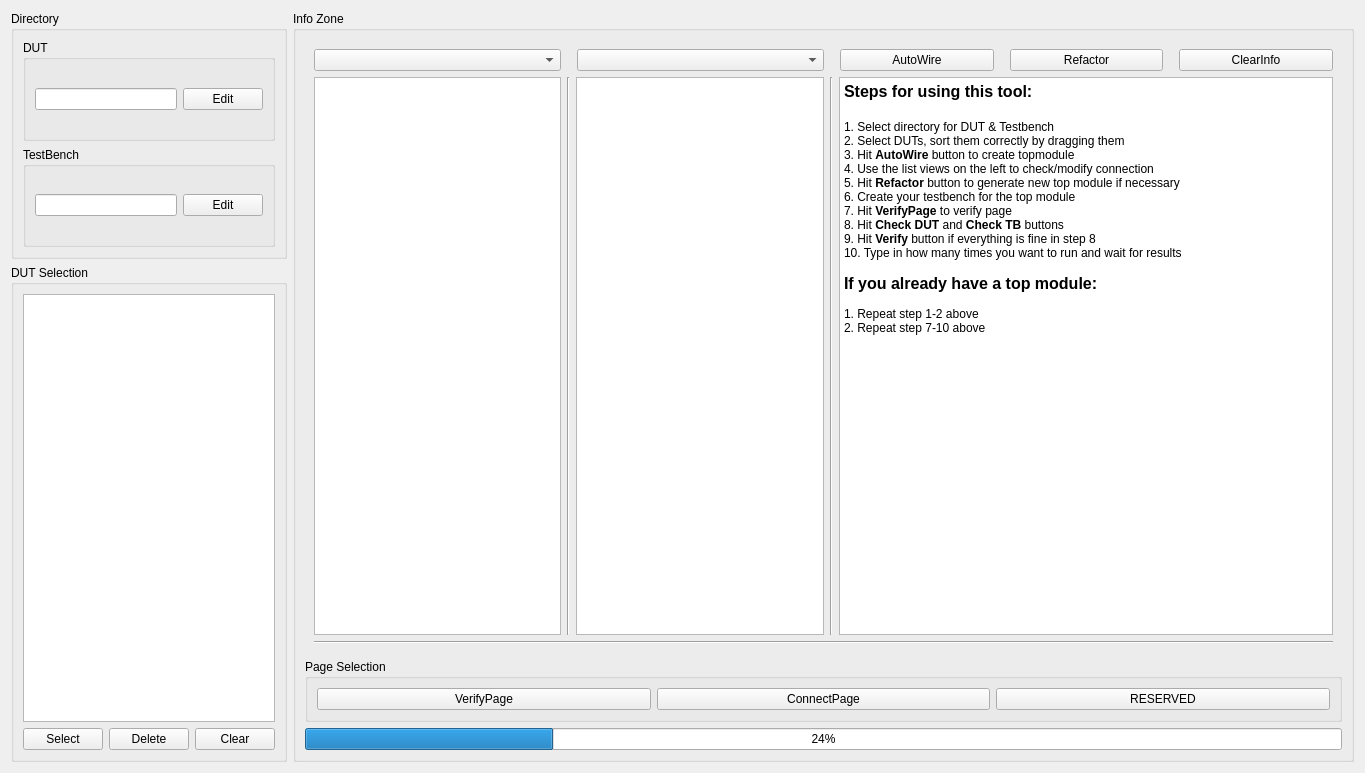
<?xml version="1.0" encoding="UTF-8"?>
<ui version="4.0">
 <class>CocotbSuite</class>
 <widget class="QWidget" name="CocotbSuite">
  <property name="geometry">
   <rect>
    <x>0</x>
    <y>0</y>
    <width>1365</width>
    <height>773</height>
   </rect>
  </property>
  <property name="windowTitle">
   <string>CocotbSuite</string>
  </property>
  <layout class="QGridLayout" name="gridLayout">
   <item row="0" column="0">
    <layout class="QHBoxLayout" name="horizontalLayout_1" stretch="2,19">
     <item>
      <layout class="QVBoxLayout" name="verticalLayout_2" stretch="1,2">
       <item>
        <widget class="QGroupBox" name="groupBox">
         <property name="title">
          <string>Directory</string>
         </property>
         <layout class="QVBoxLayout" name="verticalLayout_3">
          <item>
           <layout class="QHBoxLayout" name="horizontalLayout_11">
            <item>
             <widget class="QGroupBox" name="groupBox_5">
              <property name="title">
               <string>DUT</string>
              </property>
              <layout class="QHBoxLayout" name="horizontalLayout_12">
               <item>
                <widget class="QLineEdit" name="dir_dut"/>
               </item>
               <item>
                <widget class="QPushButton" name="edit_dut">
                 <property name="text">
                  <string>Edit</string>
                 </property>
                </widget>
               </item>
              </layout>
             </widget>
            </item>
           </layout>
          </item>
          <item>
           <layout class="QHBoxLayout" name="horizontalLayout_9">
            <item>
             <widget class="QGroupBox" name="groupBox_6">
              <property name="title">
               <string>TestBench</string>
              </property>
              <layout class="QHBoxLayout" name="horizontalLayout_13" stretch="0,0">
               <item>
                <widget class="QLineEdit" name="dir_tb"/>
               </item>
               <item>
                <widget class="QPushButton" name="edit_tb">
                 <property name="text">
                  <string>Edit</string>
                 </property>
                </widget>
               </item>
              </layout>
             </widget>
            </item>
           </layout>
          </item>
         </layout>
        </widget>
       </item>
       <item>
        <widget class="QGroupBox" name="groupBox_3">
         <property name="title">
          <string>DUT Selection</string>
         </property>
         <layout class="QVBoxLayout" name="verticalLayout_5">
          <item>
           <layout class="QVBoxLayout" name="verticalLayout_6">
            <item>
             <widget class="QListWidget" name="dut_list">
              <property name="dragEnabled">
               <bool>true</bool>
              </property>
              <property name="dragDropMode">
               <enum>QAbstractItemView::InternalMove</enum>
              </property>
              <property name="defaultDropAction">
               <enum>Qt::MoveAction</enum>
              </property>
              <property name="movement">
               <enum>QListView::Snap</enum>
              </property>
             </widget>
            </item>
           </layout>
          </item>
          <item>
           <layout class="QHBoxLayout" name="horizontalLayout_10">
            <property name="spacing">
             <number>6</number>
            </property>
            <item>
             <widget class="QPushButton" name="sel_dut">
              <property name="text">
               <string>Select</string>
              </property>
             </widget>
            </item>
            <item>
             <widget class="QPushButton" name="del_dut">
              <property name="text">
               <string>Delete</string>
              </property>
             </widget>
            </item>
            <item>
             <widget class="QPushButton" name="clr_dut">
              <property name="text">
               <string>Clear</string>
              </property>
             </widget>
            </item>
           </layout>
          </item>
         </layout>
        </widget>
       </item>
      </layout>
     </item>
     <item>
      <widget class="QGroupBox" name="groupBox_4">
       <property name="title">
        <string>Info Zone</string>
       </property>
       <layout class="QHBoxLayout" name="horizontalLayout_4">
        <item>
         <layout class="QVBoxLayout" name="verticalLayout_4">
          <item>
           <widget class="QStackedWidget" name="stackedWidget">
            <property name="currentIndex">
             <number>1</number>
            </property>
            <widget class="QWidget" name="Info">
             <layout class="QHBoxLayout" name="horizontalLayout_14">
              <item>
               <widget class="QTextEdit" name="verify_text">
                <property name="autoFillBackground">
                 <bool>true</bool>
                </property>
               </widget>
              </item>
              <item>
               <widget class="Line" name="line_4">
                <property name="orientation">
                 <enum>Qt::Vertical</enum>
                </property>
               </widget>
              </item>
              <item>
               <layout class="QGridLayout" name="gridLayout_2" rowstretch="0" columnstretch="0">
                <property name="topMargin">
                 <number>0</number>
                </property>
                <property name="bottomMargin">
                 <number>0</number>
                </property>
                <item row="0" column="0">
                 <widget class="QGroupBox" name="groupBox_2">
                  <property name="title">
                   <string>Functions</string>
                  </property>
                  <layout class="QVBoxLayout" name="verticalLayout">
                   <item>
                    <widget class="QPushButton" name="verify_btn">
                     <property name="text">
                      <string>Verify</string>
                     </property>
                    </widget>
                   </item>
                   <item>
                    <widget class="QPushButton" name="checkdut_btn">
                     <property name="text">
                      <string>Check DUT</string>
                     </property>
                    </widget>
                   </item>
                   <item>
                    <widget class="QPushButton" name="checktb_btn">
                     <property name="text">
                      <string>Check TB</string>
                     </property>
                    </widget>
                   </item>
                   <item>
                    <widget class="QPushButton" name="pushButton_7">
                     <property name="text">
                      <string>RESERVED</string>
                     </property>
                    </widget>
                   </item>
                  </layout>
                 </widget>
                </item>
               </layout>
              </item>
             </layout>
            </widget>
            <widget class="QWidget" name="Connect">
             <layout class="QVBoxLayout" name="verticalLayout_7">
              <item>
               <layout class="QHBoxLayout" name="horizontalLayout_5" stretch="1,1,2">
                <property name="spacing">
                 <number>16</number>
                </property>
                <item>
                 <widget class="QComboBox" name="selectA_dut"/>
                </item>
                <item>
                 <widget class="QComboBox" name="selectB_dut"/>
                </item>
                <item>
                 <layout class="QHBoxLayout" name="horizontalLayout_8">
                  <item>
                   <widget class="QPushButton" name="autowire_btn">
                    <property name="text">
                     <string>AutoWire</string>
                    </property>
                   </widget>
                  </item>
                  <item>
                   <widget class="QPushButton" name="pushButton">
                    <property name="text">
                     <string>Refactor</string>
                    </property>
                   </widget>
                  </item>
                  <item>
                   <widget class="QPushButton" name="clearinfo_btn">
                    <property name="text">
                     <string>ClearInfo</string>
                    </property>
                   </widget>
                  </item>
                 </layout>
                </item>
               </layout>
              </item>
              <item>
               <layout class="QHBoxLayout" name="horizontalLayout_6" stretch="1,0,1,0,2">
                <item>
                 <widget class="QListWidget" name="listWidget"/>
                </item>
                <item>
                 <widget class="Line" name="line">
                  <property name="orientation">
                   <enum>Qt::Vertical</enum>
                  </property>
                 </widget>
                </item>
                <item>
                 <widget class="QListView" name="listView"/>
                </item>
                <item>
                 <widget class="Line" name="line_2">
                  <property name="orientation">
                   <enum>Qt::Vertical</enum>
                  </property>
                 </widget>
                </item>
                <item>
                 <widget class="QTextEdit" name="connect_text">
                  <property name="html">
                   <string>&lt;!DOCTYPE HTML PUBLIC &quot;-//W3C//DTD HTML 4.0//EN&quot; &quot;http://www.w3.org/TR/REC-html40/strict.dtd&quot;&gt;
&lt;html&gt;&lt;head&gt;&lt;meta name=&quot;qrichtext&quot; content=&quot;1&quot; /&gt;&lt;style type=&quot;text/css&quot;&gt;
p, li { white-space: pre-wrap; }
&lt;/style&gt;&lt;/head&gt;&lt;body style=&quot; font-family:'Sans Serif'; font-size:9pt; font-weight:400; font-style:normal;&quot;&gt;
&lt;p style=&quot; margin-top:0px; margin-bottom:0px; margin-left:0px; margin-right:0px; -qt-block-indent:0; text-indent:0px;&quot;&gt;&lt;span style=&quot; font-size:12pt; font-weight:600;&quot;&gt;Steps for using this tool:&lt;/span&gt;&lt;/p&gt;
&lt;p style=&quot;-qt-paragraph-type:empty; margin-top:0px; margin-bottom:0px; margin-left:0px; margin-right:0px; -qt-block-indent:0; text-indent:0px; font-size:12pt; font-weight:600;&quot;&gt;&lt;br /&gt;&lt;/p&gt;
&lt;p style=&quot; margin-top:0px; margin-bottom:0px; margin-left:0px; margin-right:0px; -qt-block-indent:0; text-indent:0px;&quot;&gt;1. Select directory for DUT &amp;amp; Testbench&lt;/p&gt;
&lt;p style=&quot; margin-top:0px; margin-bottom:0px; margin-left:0px; margin-right:0px; -qt-block-indent:0; text-indent:0px;&quot;&gt;2. Select DUTs, sort them correctly by dragging them&lt;/p&gt;
&lt;p style=&quot; margin-top:0px; margin-bottom:0px; margin-left:0px; margin-right:0px; -qt-block-indent:0; text-indent:0px;&quot;&gt;3. Hit &lt;span style=&quot; font-weight:600;&quot;&gt;AutoWire &lt;/span&gt;button to create topmodule&lt;/p&gt;
&lt;p style=&quot; margin-top:0px; margin-bottom:0px; margin-left:0px; margin-right:0px; -qt-block-indent:0; text-indent:0px;&quot;&gt;4. Use the list views on the left to check/modify connection&lt;/p&gt;
&lt;p style=&quot; margin-top:0px; margin-bottom:0px; margin-left:0px; margin-right:0px; -qt-block-indent:0; text-indent:0px;&quot;&gt;5. Hit &lt;span style=&quot; font-weight:600;&quot;&gt;Refactor&lt;/span&gt; button to generate new top module if necessary&lt;/p&gt;
&lt;p style=&quot; margin-top:0px; margin-bottom:0px; margin-left:0px; margin-right:0px; -qt-block-indent:0; text-indent:0px;&quot;&gt;6. Create your testbench for the top module&lt;/p&gt;
&lt;p style=&quot; margin-top:0px; margin-bottom:0px; margin-left:0px; margin-right:0px; -qt-block-indent:0; text-indent:0px;&quot;&gt;7. Hit &lt;span style=&quot; font-weight:600;&quot;&gt;VerifyPage &lt;/span&gt;to verify page&lt;/p&gt;
&lt;p style=&quot; margin-top:0px; margin-bottom:0px; margin-left:0px; margin-right:0px; -qt-block-indent:0; text-indent:0px;&quot;&gt;8. Hit &lt;span style=&quot; font-weight:600;&quot;&gt;Check DUT &lt;/span&gt;and &lt;span style=&quot; font-weight:600;&quot;&gt;Check TB &lt;/span&gt;buttons&lt;/p&gt;
&lt;p style=&quot; margin-top:0px; margin-bottom:0px; margin-left:0px; margin-right:0px; -qt-block-indent:0; text-indent:0px;&quot;&gt;9. Hit &lt;span style=&quot; font-weight:600;&quot;&gt;Verify &lt;/span&gt;button if everything is fine in step 8&lt;/p&gt;
&lt;p style=&quot; margin-top:0px; margin-bottom:0px; margin-left:0px; margin-right:0px; -qt-block-indent:0; text-indent:0px;&quot;&gt;10. Type in how many times you want to run and wait for results&lt;/p&gt;
&lt;p style=&quot;-qt-paragraph-type:empty; margin-top:0px; margin-bottom:0px; margin-left:0px; margin-right:0px; -qt-block-indent:0; text-indent:0px;&quot;&gt;&lt;br /&gt;&lt;/p&gt;
&lt;p style=&quot; margin-top:0px; margin-bottom:0px; margin-left:0px; margin-right:0px; -qt-block-indent:0; text-indent:0px;&quot;&gt;&lt;span style=&quot; font-size:12pt; font-weight:600;&quot;&gt;If you already have a top module:&lt;/span&gt;&lt;/p&gt;
&lt;p style=&quot;-qt-paragraph-type:empty; margin-top:0px; margin-bottom:0px; margin-left:0px; margin-right:0px; -qt-block-indent:0; text-indent:0px;&quot;&gt;&lt;br /&gt;&lt;/p&gt;
&lt;p style=&quot; margin-top:0px; margin-bottom:0px; margin-left:0px; margin-right:0px; -qt-block-indent:0; text-indent:0px;&quot;&gt;1. Repeat step 1-2 above&lt;/p&gt;
&lt;p style=&quot; margin-top:0px; margin-bottom:0px; margin-left:0px; margin-right:0px; -qt-block-indent:0; text-indent:0px;&quot;&gt;2. Repeat step 7-10 above&lt;/p&gt;&lt;/body&gt;&lt;/html&gt;</string>
                  </property>
                 </widget>
                </item>
               </layout>
              </item>
              <item>
               <widget class="Line" name="line_3">
                <property name="orientation">
                 <enum>Qt::Horizontal</enum>
                </property>
               </widget>
              </item>
             </layout>
            </widget>
           </widget>
          </item>
          <item>
           <layout class="QHBoxLayout" name="horizontalLayout_3">
            <property name="spacing">
             <number>120</number>
            </property>
            <item>
             <widget class="QGroupBox" name="groupBox_7">
              <property name="title">
               <string>Page Selection</string>
              </property>
              <layout class="QHBoxLayout" name="horizontalLayout_7">
               <item>
                <widget class="QPushButton" name="verify_page">
                 <property name="text">
                  <string>VerifyPage</string>
                 </property>
                </widget>
               </item>
               <item>
                <widget class="QPushButton" name="conn_page">
                 <property name="text">
                  <string>ConnectPage</string>
                 </property>
                </widget>
               </item>
               <item>
                <widget class="QPushButton" name="reserve_page">
                 <property name="text">
                  <string>RESERVED</string>
                 </property>
                </widget>
               </item>
              </layout>
             </widget>
            </item>
           </layout>
          </item>
          <item>
           <widget class="QProgressBar" name="progressBar">
            <property name="value">
             <number>24</number>
            </property>
           </widget>
          </item>
         </layout>
        </item>
       </layout>
      </widget>
     </item>
    </layout>
   </item>
  </layout>
 </widget>
 <resources/>
 <connections/>
</ui>
